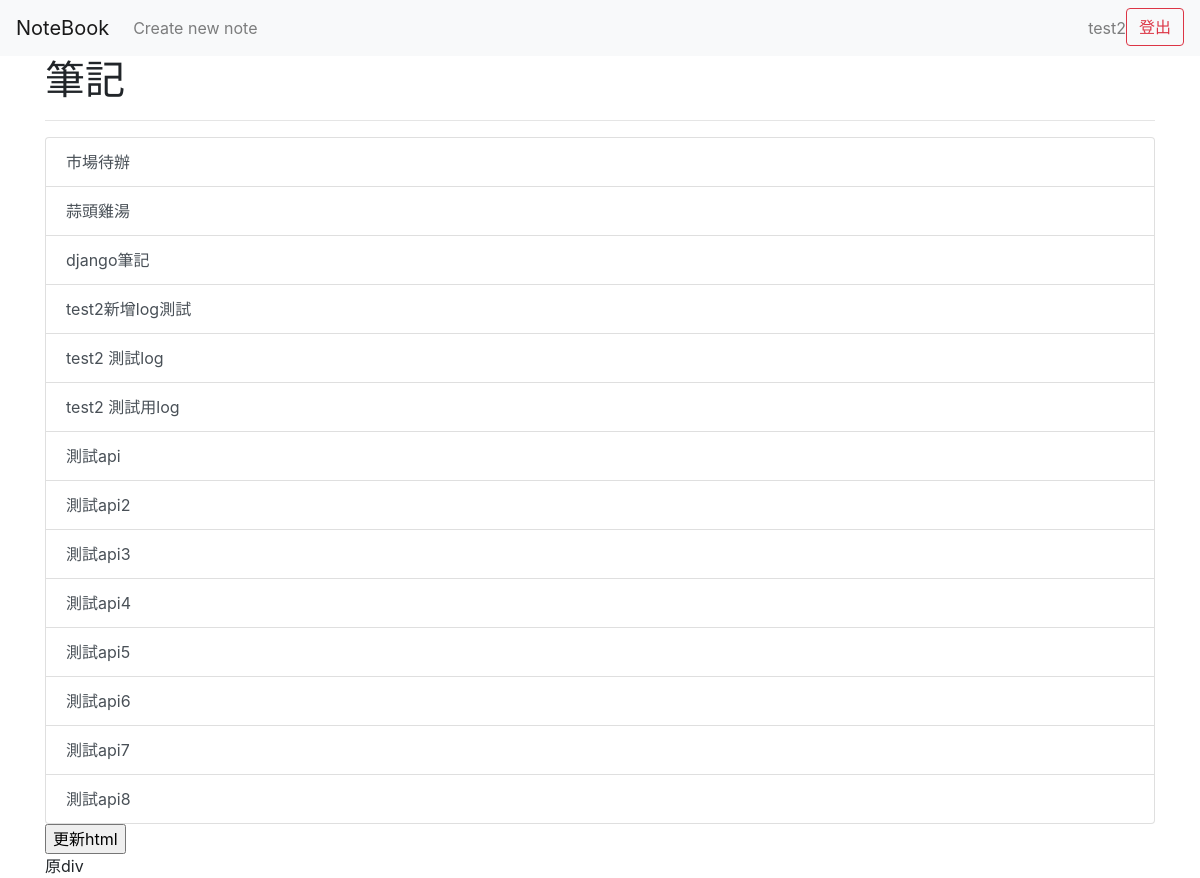
The app's page /notes/list/ (signed in) with its own data.
### notes/models.py (models this page shows, shortened)
class Note(models.Model):
    title = models.CharField(max_length=20, help_text="筆記標題")
    content = models.TextField(max_length=200, help_text="內容")
    created_at = models.DateTimeField(auto_now=True, help_text="建立時間")
    category = models.ForeignKey(Category,
                                 on_delete=models.CASCADE,
                                 related_name='notes',
                                 help_text="分類")
    author = models.ForeignKey(User,
                               on_delete=models.CASCADE,
                               related_name='notes',
                               blank=True, null=True,
                               help_text="作者")

### notes/views.py (the view)
# urls.py: path('list/', views.NoteListView.as_view(), name='list'),
class NoteListView(LoginRequiredMixin, generic.ListView):
    model = Note
    def get_queryset(self):
        return Note.objects.filter(author=self.request.user)
    def get_context_data(self, **kwargs):
        context = super().get_context_data(**kwargs)
        context["title"] = "筆記"
        return context

### notes/templates/notes/note_list.html
{% extends "notes/base.html" %}
{% block container %}
    {% if note_list %}
        <div class="list-group">
            {% for note in note_list %}
                <a href="{% url 'note:detail' note.pk %}" class="list-group-item list-group-item-action">{{ note.title }}</a>
            {% endfor %}
        </div>
    {% endif %}
    <input type="button" value="更新html" id="btn">
    <div id="msg">原div</div>
{% endblock %}

### notes/templates/notes/base.html (shortened to what this page needs)
<!doctype html>
<html lang="en">
  <head>
    <link rel="stylesheet" href="https://cdn.jsdelivr.net/npm/bootstrap@4.6.2/dist/css/bootstrap.min.css">
  </head>
  <body>
    <nav class="navbar navbar-expand-lg navbar-light bg-light">
        <a class="navbar-brand" href="{% url 'note:list' %}">NoteBook</a>
        <div class="collapse navbar-collapse" id="navbarNavAltMarkup">
            <div class="navbar-nav">
              <a class="nav-link {% if request.path == '/notes/new/' %}active{% endif %}" href="{% url 'note:create' %}">Create new note</a>
            </div>
        </div>
        <div class="d-flex justify-content-end collapse navbar-collapse" id="navbarNavAltMarkup">
            <div class="d-flex justify-content-end navbar-nav ">
              {% if user.is_authenticated %}<span class="navbar-text">{{ user.username }}</span>{% endif %}
              {% if user.is_authenticated %}
              <form method="post" action="{% url 'users:logout' %}">
                <button type="submit" class="btn btn-outline-danger">登出</button>
              </form>
              {% endif %}
            </div>
        </div>
    </nav>
    <div class="container">
        <h1>{{ title }}</h1>
        <hr/>
        {% block container %}
        {% endblock %}
    </div>
    {% load static %}
  </body>
</html>

### records on screen
Note: title "市場待辦"
Note: title "蒜頭雞湯"
Note: title "django筆記"
Note: title "test2新增log測試"
Note: title "test2 測試log"
Note: title "test2 測試用log"
Note: title "測試api"
Note: title "測試api2"
Note: title "測試api3"
Note: title "測試api4"
Note: title "測試api5"
Note: title "測試api6"
Note: title "測試api7"
Note: title "測試api8"

### other values on screen
{{ user.username }} "test2"
{{ title }} "筆記"
